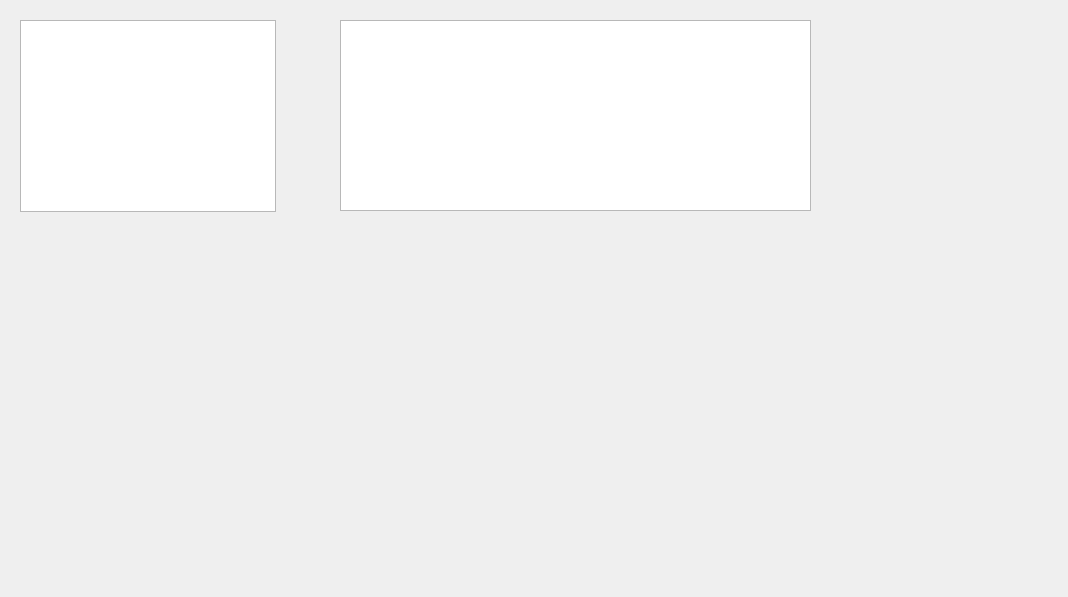
<?xml version="1.0" encoding="UTF-8"?>
<ui version="4.0">
 <class>DBDemo</class>
 <widget class="QWidget" name="DBDemo">
  <property name="geometry">
   <rect>
    <x>0</x>
    <y>0</y>
    <width>1068</width>
    <height>597</height>
   </rect>
  </property>
  <property name="windowTitle">
   <string>Form</string>
  </property>
  <widget class="QListView" name="listView">
   <property name="geometry">
    <rect>
     <x>20</x>
     <y>20</y>
     <width>256</width>
     <height>192</height>
    </rect>
   </property>
  </widget>
  <widget class="QTableView" name="tableView">
   <property name="geometry">
    <rect>
     <x>340</x>
     <y>20</y>
     <width>471</width>
     <height>191</height>
    </rect>
   </property>
  </widget>
 </widget>
 <resources/>
 <connections/>
</ui>
